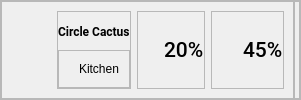
                 <widget class="QFrame" name="frame_20">
                  <property name="frameShape">
                   <enum>QFrame::StyledPanel</enum>
                  </property>
                  <property name="frameShadow">
                   <enum>QFrame::Raised</enum>
                  </property>
                  <layout class="QHBoxLayout" name="horizontalLayout_27">
                   <property name="spacing">
                    <number>0</number>
                   </property>
                   <property name="leftMargin">
                    <number>0</number>
                   </property>
                   <property name="topMargin">
                    <number>0</number>
                   </property>
                   <property name="rightMargin">
                    <number>0</number>
                   </property>
                   <property name="bottomMargin">
                    <number>0</number>
                   </property>
                   <item>
                    <widget class="QFrame" name="frame_35">
                     <property name="frameShape">
                      <enum>QFrame::StyledPanel</enum>
                     </property>
                     <property name="frameShadow">
                      <enum>QFrame::Raised</enum>
                     </property>
                     <layout class="QHBoxLayout" name="horizontalLayout_31">
                      <item>
                       <widget class="QLabel" name="label_47">
                        <property name="minimumSize">
                         <size>
                          <width>40</width>
                          <height>40</height>
                         </size>
                        </property>
                        <property name="maximumSize">
                         <size>
                          <width>40</width>
                          <height>40</height>
                         </size>
                        </property>
                        <property name="text">
                         <string/>
                        </property>
                        <property name="pixmap">
                         <pixmap resource="resources.qrc">:/images/assets/images/001-plant.png</pixmap>
                        </property>
                        <property name="scaledContents">
                         <bool>true</bool>
                        </property>
                       </widget>
                      </item>
                      <item>
                       <widget class="QFrame" name="frame_36">
                        <property name="frameShape">
                         <enum>QFrame::StyledPanel</enum>
                        </property>
                        <property name="frameShadow">
                         <enum>QFrame::Raised</enum>
                        </property>
                        <layout class="QVBoxLayout" name="verticalLayout_14">
                         <property name="spacing">
                          <number>0</number>
                         </property>
                         <property name="leftMargin">
                          <number>0</number>
                         </property>
                         <property name="topMargin">
                          <number>0</number>
                         </property>
                         <property name="rightMargin">
                          <number>0</number>
                         </property>
                         <property name="bottomMargin">
                          <number>0</number>
                         </property>
                         <item>
                          <widget class="QLabel" name="label_48">
                           <property name="font">
                            <font>
                             <family>Roboto</family>
                             <weight>75</weight>
                             <bold>true</bold>
                            </font>
                           </property>
                           <property name="text">
                            <string>Circle Cactus</string>
                           </property>
                          </widget>
                         </item>
                         <item>
                          <widget class="QFrame" name="frame_37">
                           <property name="frameShape">
                            <enum>QFrame::StyledPanel</enum>
                           </property>
                           <property name="frameShadow">
                            <enum>QFrame::Raised</enum>
                           </property>
                           <layout class="QHBoxLayout" name="horizontalLayout_32">
                            <property name="spacing">
                             <number>0</number>
                            </property>
                            <property name="leftMargin">
                             <number>0</number>
                            </property>
                            <property name="topMargin">
                             <number>0</number>
                            </property>
                            <property name="rightMargin">
                             <number>0</number>
                            </property>
                            <property name="bottomMargin">
                             <number>0</number>
                            </property>
                            <item>
                             <widget class="QLabel" name="label_56">
                              <property name="maximumSize">
                               <size>
                                <width>20</width>
                                <height>20</height>
                               </size>
                              </property>
                              <property name="text">
                               <string/>
                              </property>
                              <property name="pixmap">
                               <pixmap resource="resources.qrc">:/images/assets/images/map_point.png</pixmap>
                              </property>
                              <property name="scaledContents">
                               <bool>true</bool>
                              </property>
                             </widget>
                            </item>
                            <item alignment="Qt::AlignLeft">
                             <widget class="QLabel" name="label_57">
                              <property name="text">
                               <string>Kitchen</string>
                              </property>
                              <property name="scaledContents">
                               <bool>true</bool>
                              </property>
                             </widget>
                            </item>
                           </layout>
                          </widget>
                         </item>
                        </layout>
                       </widget>
                      </item>
                      <item>
                       <widget class="QFrame" name="frame_38">
                        <property name="frameShape">
                         <enum>QFrame::StyledPanel</enum>
                        </property>
                        <property name="frameShadow">
                         <enum>QFrame::Raised</enum>
                        </property>
                        <layout class="QHBoxLayout" name="horizontalLayout_33">
                         <property name="spacing">
                          <number>6</number>
                         </property>
                         <property name="leftMargin">
                          <number>0</number>
                         </property>
                         <property name="topMargin">
                          <number>0</number>
                         </property>
                         <property name="rightMargin">
                          <number>0</number>
                         </property>
                         <property name="bottomMargin">
                          <number>0</number>
                         </property>
                         <item>
                          <widget class="QLabel" name="label_58">
                           <property name="sizePolicy">
                            <sizepolicy hsizetype="Preferred" vsizetype="Preferred">
                             <horstretch>0</horstretch>
                             <verstretch>0</verstretch>
                            </sizepolicy>
                           </property>
                           <property name="minimumSize">
                            <size>
                             <width>20</width>
                             <height>35</height>
                            </size>
                           </property>
                           <property name="maximumSize">
                            <size>
                             <width>20</width>
                             <height>35</height>
                            </size>
                           </property>
                           <property name="text">
                            <string/>
                           </property>
                           <property name="pixmap">
                            <pixmap resource="resources.qrc">:/figma/assets/icons/figma/charging 2 (Traced).svg</pixmap>
                           </property>
                           <property name="scaledContents">
                            <bool>true</bool>
                           </property>
                          </widget>
                         </item>
                         <item>
                          <widget class="QLabel" name="label_59">
                           <property name="font">
                            <font>
                             <family>Roboto Medium</family>
                             <pointsize>16</pointsize>
                            </font>
                           </property>
                           <property name="text">
                            <string>20%</string>
                           </property>
                          </widget>
                         </item>
                        </layout>
                       </widget>
                      </item>
                      <item>
                       <widget class="QFrame" name="frame_39">
                        <property name="frameShape">
                         <enum>QFrame::StyledPanel</enum>
                        </property>
                        <property name="frameShadow">
                         <enum>QFrame::Raised</enum>
                        </property>
                        <layout class="QHBoxLayout" name="horizontalLayout_34">
                         <property name="spacing">
                          <number>6</number>
                         </property>
                         <property name="leftMargin">
                          <number>0</number>
                         </property>
                         <property name="topMargin">
                          <number>0</number>
                         </property>
                         <property name="rightMargin">
                          <number>0</number>
                         </property>
                         <property name="bottomMargin">
                          <number>0</number>
                         </property>
                         <item>
                          <widget class="QLabel" name="label_60">
                           <property name="minimumSize">
                            <size>
                             <width>25</width>
                             <height>32</height>
                            </size>
                           </property>
                           <property name="maximumSize">
                            <size>
                             <width>25</width>
                             <height>32</height>
                            </size>
                           </property>
                           <property name="text">
                            <string/>
                           </property>
                           <property name="pixmap">
                            <pixmap resource="resources.qrc">:/figma/assets/icons/figma/drop 2 (Traced).svg</pixmap>
                           </property>
                           <property name="scaledContents">
                            <bool>true</bool>
                           </property>
                          </widget>
                         </item>
                         <item>
                          <widget class="QLabel" name="label_61">
                           <property name="font">
                            <font>
                             <family>Roboto Medium</family>
                             <pointsize>16</pointsize>
                            </font>
                           </property>
                           <property name="text">
                            <string>45%</string>
                           </property>
                          </widget>
                         </item>
                        </layout>
                       </widget>
                      </item>
                     </layout>
                    </widget>
                   </item>
                   <item>
                    <widget class="QFrame" name="frame_34">
                     <property name="sizePolicy">
                      <sizepolicy hsizetype="Preferred" vsizetype="Preferred">
                       <horstretch>0</horstretch>
                       <verstretch>0</verstretch>
                      </sizepolicy>
                     </property>
                     <property name="minimumSize">
                      <size>
                       <width>6</width>
                       <height>0</height>
                      </size>
                     </property>
                     <property name="maximumSize">
                      <size>
                       <width>6</width>
                       <height>16777215</height>
                      </size>
                     </property>
                     <property name="frameShape">
                      <enum>QFrame::StyledPanel</enum>
                     </property>
                     <property name="frameShadow">
                      <enum>QFrame::Raised</enum>
                     </property>
                    </widget>
                   </item>
                  </layout>
                 </widget>
